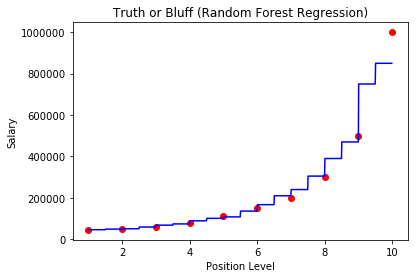

This chart was generated by the following Python code:
# -*- coding: utf-8 -*-
"""
Created on Sun Nov 12 17:18:48 2017

@author: Krunal
"""

# Importing the libraries
import numpy as np
import matplotlib.pyplot as plt
import pandas as pd

# Importing the dataset 
dataset = pd.read_csv('Position_Salaries.csv')
X = dataset.iloc[:,1:2].values
y = dataset.iloc[:, 2].values

# Fitting Random Forest Regression to the dataset
from sklearn.ensemble import RandomForestRegressor
regressor = RandomForestRegressor(n_estimators = 300, random_state = 0)
regressor.fit(X, y)

# Predicting a ne result
y_pred = regressor.predict(6.5)

# Visualizing the Regression results for higher resolutioon and smoother curve
X_grid = np.arange(min(X), max(X), 0.01)
X_grid = X_grid.reshape((len(X_grid), 1))
plt.scatter(X, y, color = 'red')
plt.plot(X_grid, regressor.predict(X_grid), color = 'blue')
plt.title('Truth or Bluff (Random Forest Regression)')
plt.xlabel('Position Level')
plt.ylabel('Salary')
plt.show()
